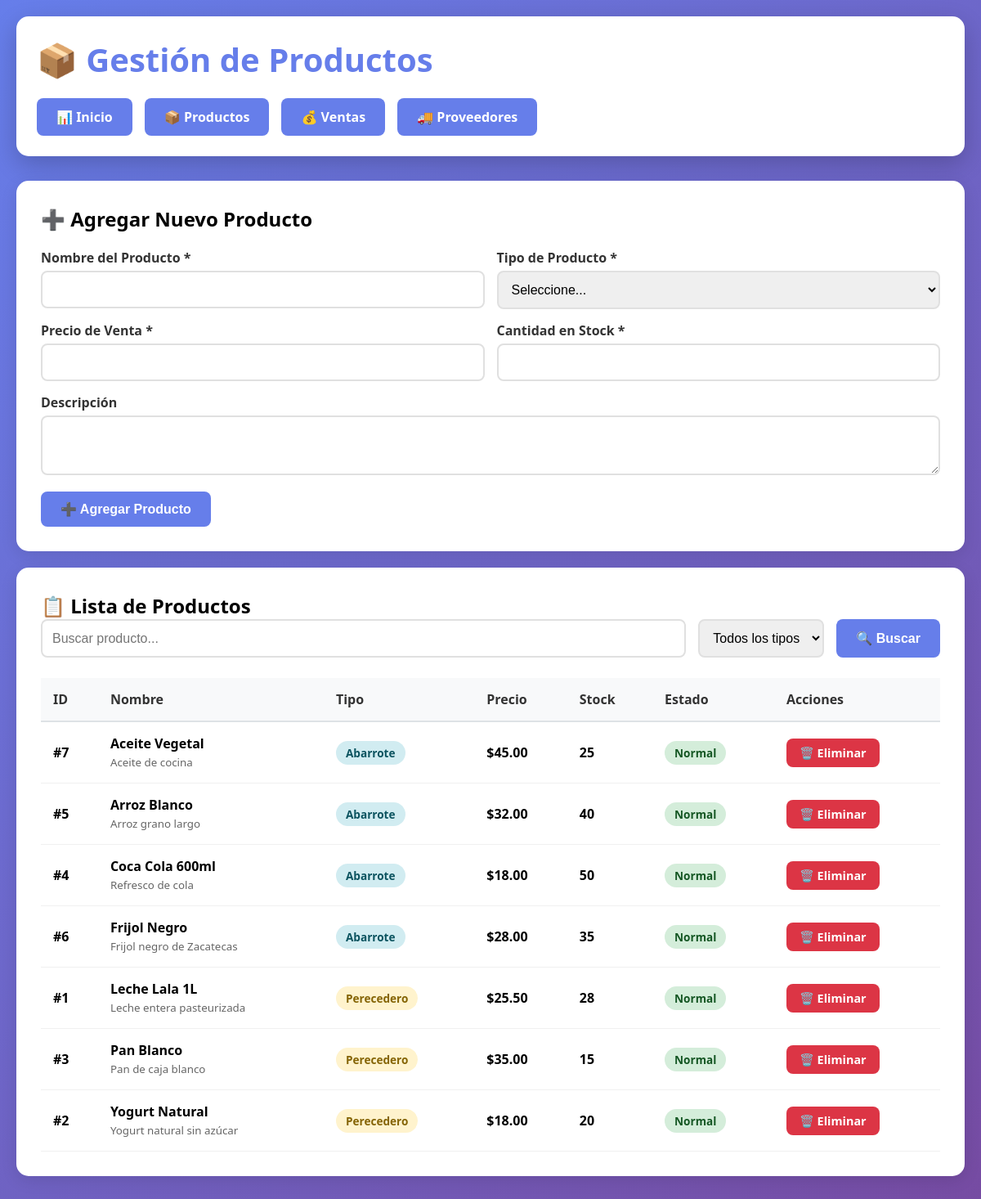
The page /productos.php on the database its author committed.
### tables this page shows
CREATE TABLE `Producto` (
  `ID_Producto` int(11) NOT NULL AUTO_INCREMENT,
  `Nombre` varchar(100) NOT NULL,
  `Descripcion` varchar(255) DEFAULT NULL,
  `Precio_Venta` decimal(10,2) NOT NULL,
  `Cantidad_Stock` int(11) NOT NULL,
  `Tipo_Producto` varchar(50) NOT NULL,
  `Fecha_Caducidad` date DEFAULT NULL,
  `Requiere_Refrigeracion` tinyint(1) DEFAULT NULL,
  `Marca` varchar(100) DEFAULT NULL,
  `Contenido_Neto` varchar(50) DEFAULT NULL,
  PRIMARY KEY (`ID_Producto`)
);

### src/config.php (called while the page is built, shortened)
<?php
function formatear_dinero($cantidad) {
    return '$' . number_format($cantidad, 2);
}
?>

### src/productos.php (the view, shortened to what this page needs)
<?php
require_once 'config.php';
$filtro = isset($_GET['filtro']) ? limpiar_entrada($_GET['filtro']) : '';
$sql = "SELECT * FROM Producto WHERE 1=1";
$sql .= " ORDER BY Nombre ASC";
$productos = $conn->query($sql);
?>
<!DOCTYPE html>
<html lang="es">
<head>
</head>
<body>
    <div class="container">
        <header>
            <h1>📦 Gestión de Productos</h1>
            <nav>
                <a href="index.php">📊 Inicio</a>
                <a href="productos.php">📦 Productos</a>
                <a href="ventas.php">💰 Ventas</a>
                <a href="proveedores.php">🚚 Proveedores</a>
            </nav>
        </header>
        <div class="card">
            <h2>➕ Agregar Nuevo Producto</h2>
            <form method="POST" style="margin-top: 20px;">
                <div class="form-grid">
                    <div class="form-group">
                        <label>Nombre del Producto *</label>
                        <input type="text" name="nombre" required>
                    </div>
                    <div class="form-group">
                        <label>Tipo de Producto *</label>
                        <select name="tipo" id="tipo_producto" required onchange="mostrarCamposTipo()">
                            <option value="">Seleccione...</option>
                        </select>
                    </div>
                    <div class="form-group">
                        <label>Precio de Venta *</label>
                        <input type="number" name="precio" step="0.01" min="0" required>
                    </div>
                    <div class="form-group">
                        <label>Cantidad en Stock *</label>
                        <input type="number" name="cantidad" min="0" required>
                    </div>
                </div>
                <div class="form-group" style="margin-top: 15px;">
                    <label>Descripción</label>
                    <textarea name="descripcion" rows="3"></textarea>
                </div>
                <button type="submit" name="agregar" style="margin-top: 20px;">
                    ➕ Agregar Producto
                </button>
            </form>
        </div>
        <div class="card">
            <h2>📋 Lista de Productos</h2>
            <form method="GET" class="filtros">
                <input type="text" name="filtro" placeholder="Buscar producto..."
                       value="<?php echo htmlspecialchars($filtro); ?>">
                <select name="tipo">
                    <option value="">Todos los tipos</option>
                </select>
                <button type="submit">🔍 Buscar</button>
            </form>
            <table>
                <thead>
                    <tr>
                        <th>ID</th>
                        <th>Nombre</th>
                        <th>Tipo</th>
                        <th>Precio</th>
                        <th>Stock</th>
                        <th>Estado</th>
                        <th>Acciones</th>
                    </tr>
                </thead>
                <tbody>
                    <?php while ($prod = $productos->fetch_assoc()): ?>
                    <tr>
                        <td><strong>#<?php echo $prod['ID_Producto']; ?></strong></td>
                        <td>
                            <strong><?php echo $prod['Nombre']; ?></strong><br>
                            <small style="color: #666;"><?php echo $prod['Descripcion']; ?></small>
                        </td>
                        <td>
                            <span class="badge badge-<?php echo strtolower($prod['Tipo_Producto']); ?>">
                                <?php echo $prod['Tipo_Producto']; ?>
                            </span>
                        </td>
                        <td><strong><?php echo formatear_dinero($prod['Precio_Venta']); ?></strong></td>
                        <td><strong><?php echo $prod['Cantidad_Stock']; ?></strong></td>
                        <td>
                            <?php if ($prod['Cantidad_Stock'] < 10): ?>
                                <span class="badge badge-bajo">Stock Bajo</span>
                            <?php else: ?>
                                <span class="badge badge-ok">Normal</span>
                            <?php endif; ?>
                        </td>
                        <td>
                            <a href="?eliminar=<?php echo $prod['ID_Producto']; ?>"
                               class="btn btn-danger"
                               onclick="return confirm('¿Eliminar este producto?')"
                               style="padding: 8px 16px; font-size: 0.9em; text-decoration: none; display: inline-block;">
                                🗑️ Eliminar
                            </a>
                        </td>
                    </tr>
                    <?php endwhile; ?>
                </tbody>
            </table>
        </div>
    </div>
</body>
</html>

### src/productos.php (style rules this page uses)
* { margin: 0; padding: 0; box-sizing: border-box; }
body { font-family: 'Segoe UI', Tahoma, Geneva, Verdana, sans-serif; background: linear-gradient(135deg, #667eea 0%, #764ba2 100%); min-height: 100vh; padding: 20px; }
.container { max-width: 1400px; margin: 0 auto; }
header { background: white; padding: 25px; border-radius: 15px; box-shadow: 0 10px 30px rgba(0,0,0,0.2); margin-bottom: 30px; }
h1 { color: #667eea; font-size: 2.5em; margin-bottom: 10px; }
nav { display: flex; gap: 15px; margin-top: 20px; }
nav a { padding: 12px 24px; background: #667eea; color: white; text-decoration: none; border-radius: 8px; transition: all 0.3s; font-weight: 600; }
.card { background: white; padding: 30px; border-radius: 15px; box-shadow: 0 5px 20px rgba(0,0,0,0.1); margin-bottom: 20px; }
.filtros { display: flex; gap: 15px; margin-bottom: 25px; flex-wrap: wrap; }
input, select, textarea { padding: 12px; border: 2px solid #e0e0e0; border-radius: 8px; font-size: 1em; transition: border 0.3s; }
.filtros input { flex: 1; min-width: 250px; }
.filtros select { min-width: 150px; }
button, .btn { padding: 12px 24px; background: #667eea; color: white; border: none; border-radius: 8px; cursor: pointer; font-size: 1em; font-weight: 600; transition: all 0.3s; }
.btn-danger { background: #dc3545; }
table { width: 100%; border-collapse: collapse; }
th { background: #f8f9fa; padding: 15px; text-align: left; color: #333; font-weight: 600; border-bottom: 2px solid #dee2e6; }
td { padding: 15px; border-bottom: 1px solid #f0f0f0; }
.badge { padding: 5px 12px; border-radius: 20px; font-size: 0.85em; font-weight: 600; }
.badge-perecedero { background: #fff3cd; color: #856404; }
.badge-abarrote { background: #d1ecf1; color: #0c5460; }
.badge-ok { background: #d4edda; color: #155724; }
.form-grid { display: grid; grid-template-columns: 1fr 1fr; gap: 15px; }
.form-group { display: flex; flex-direction: column; }
.form-group label { margin-bottom: 5px; font-weight: 600; color: #333; }

### rows shown on the page
producto: ID_Producto "7", Nombre "Aceite Vegetal", Descripcion "Aceite de cocina", Tipo_Producto "Abarrote", Precio_Venta "$45.00", Cantidad_Stock "25", shows "Normal"
producto: ID_Producto "5", Nombre "Arroz Blanco", Descripcion "Arroz grano largo", Tipo_Producto "Abarrote", Precio_Venta "$32.00", Cantidad_Stock "40", shows "Normal"
producto: ID_Producto "4", Nombre "Coca Cola 600ml", Descripcion "Refresco de cola", Tipo_Producto "Abarrote", Precio_Venta "$18.00", Cantidad_Stock "50", shows "Normal"
producto: ID_Producto "6", Nombre "Frijol Negro", Descripcion "Frijol negro de Zacatecas", Tipo_Producto "Abarrote", Precio_Venta "$28.00", Cantidad_Stock "35", shows "Normal"
producto: ID_Producto "1", Nombre "Leche Lala 1L", Descripcion "Leche entera pasteurizada", Tipo_Producto "Perecedero", Precio_Venta "$25.50", Cantidad_Stock "28", shows "Normal"
producto: ID_Producto "3", Nombre "Pan Blanco", Descripcion "Pan de caja blanco", Tipo_Producto "Perecedero", Precio_Venta "$35.00", Cantidad_Stock "15", shows "Normal"
producto: ID_Producto "2", Nombre "Yogurt Natural", Descripcion "Yogurt natural sin azúcar", Tipo_Producto "Perecedero", Precio_Venta "$18.00", Cantidad_Stock "20", shows "Normal"
